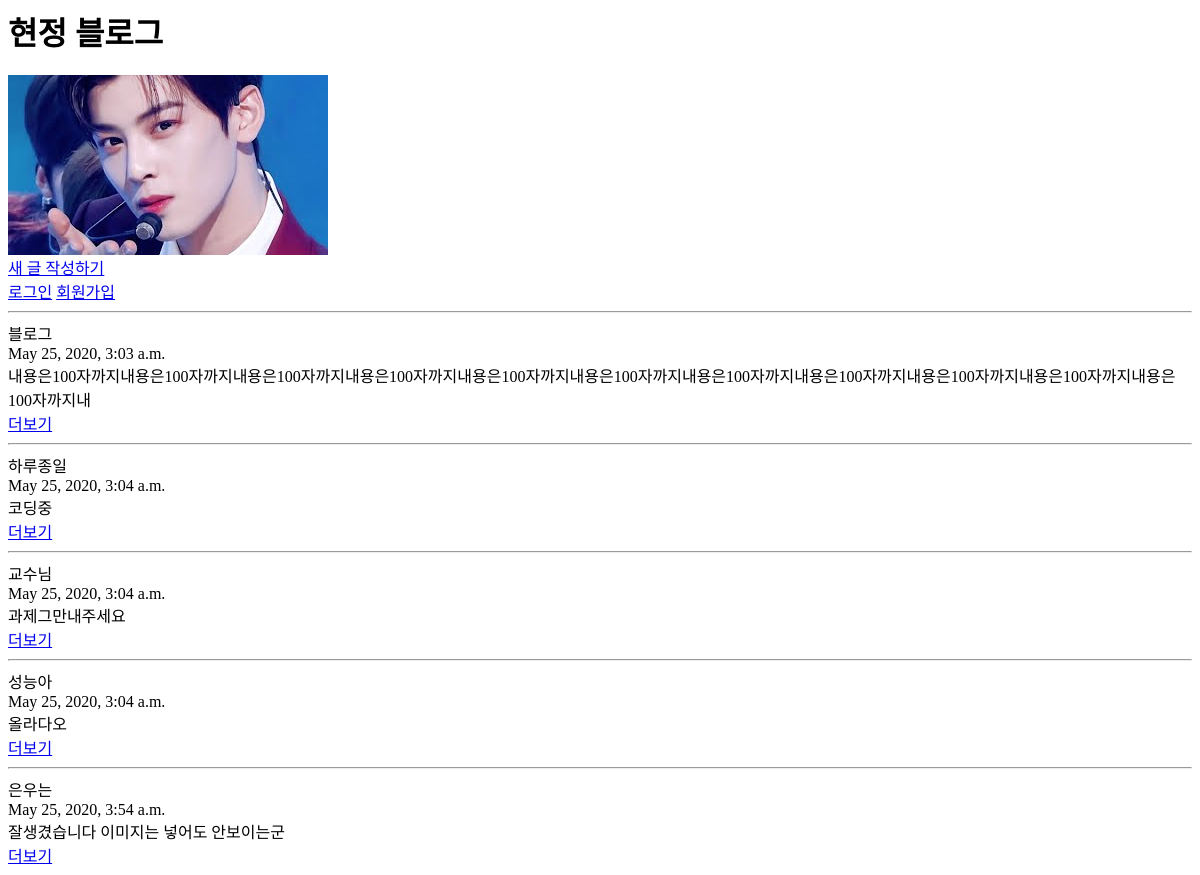
The app's page /, older data.
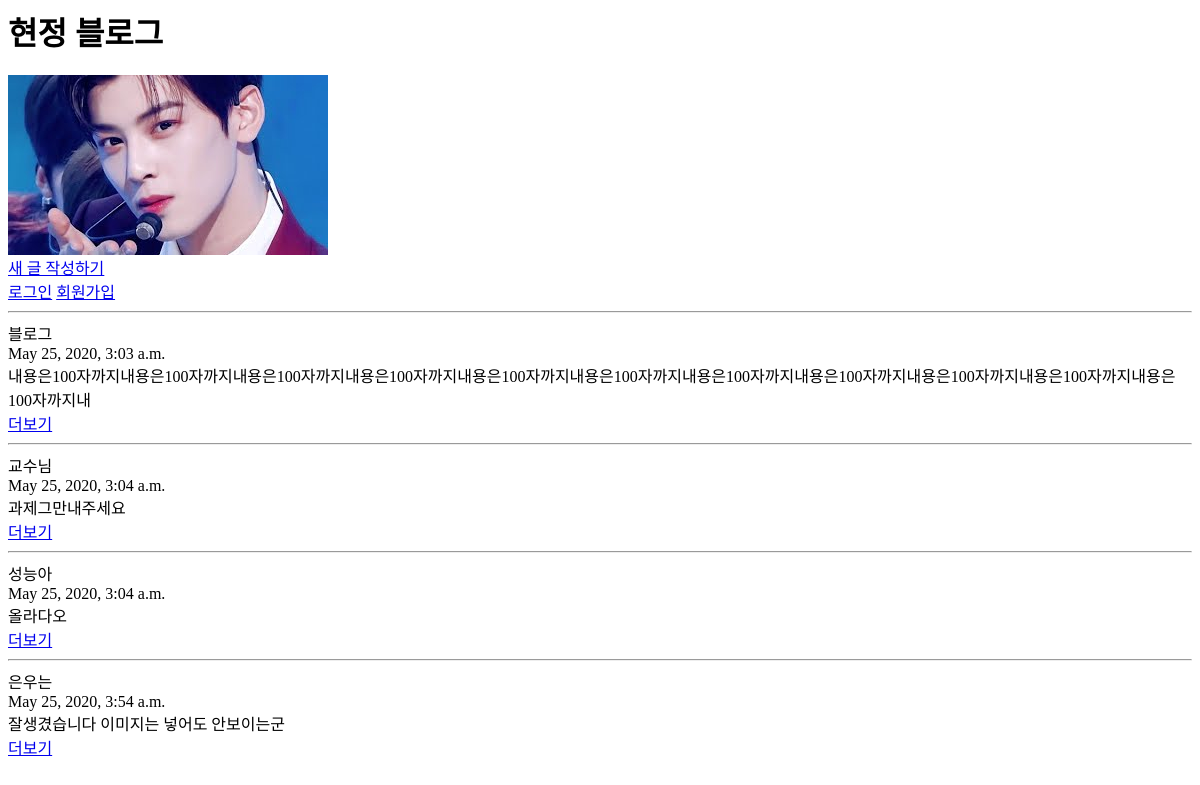
The same page, newer data.
### BlogApp/models.py (models this page shows, shortened)
class Blog(models.Model):
    title = models.CharField(max_length=200)
    pub_date = models.DateTimeField()
    body = models.TextField()
    image = models.ImageField(upload_to='blog/', blank=True, null=True)
    like = models.ManyToManyField(settings.AUTH_USER_MODEL, related_name='likers')
    def summary(self):
        return self.body[:100]

### BlogApp/views.py (the view)
# urls.py: 2. Add a URL to urlpatterns:  path('', views.home, name='home')
def home(request):
    blogs = Blog.objects.all()
    return render(request,'home.html',{'blogs':blogs})

### BlogApp/templates/home.html (shortened to what this page needs)
{% load static %}
<h1> 현정 블로그 </h1>
<img src="{% static 'mqdefault.jpg' %}" alt="">
<a href="{%url 'new'%}">새 글 작성하기</a>
<div>
    {% if user.is_authenticated %}
        <h3>안녕하세요 {{user.username}}님</h3>
        {{user.birthday}}
        {{user.gender}}
        <a href="{% url 'logout'%}">로그아웃</a>
    {% else %}
    <a href="{% url 'login'%}">로그인</a>
    <a href="{% url 'register' %}">회원가입</a>
    {% endif %}
</div>
{% for blog in blogs %}
<hr>
{{blog.title}}
{{blog.pub_date}}
{{blog.summary}}
<a href="{% url 'detail' blog.id%}">
    더보기
</a>
{% endfor %}

Row changes from the older to the newer data that the page shows:
removed Blog: title "하루종일", pub_date "May 25, 2020, 3:04 a.m.", summary "코딩중"
